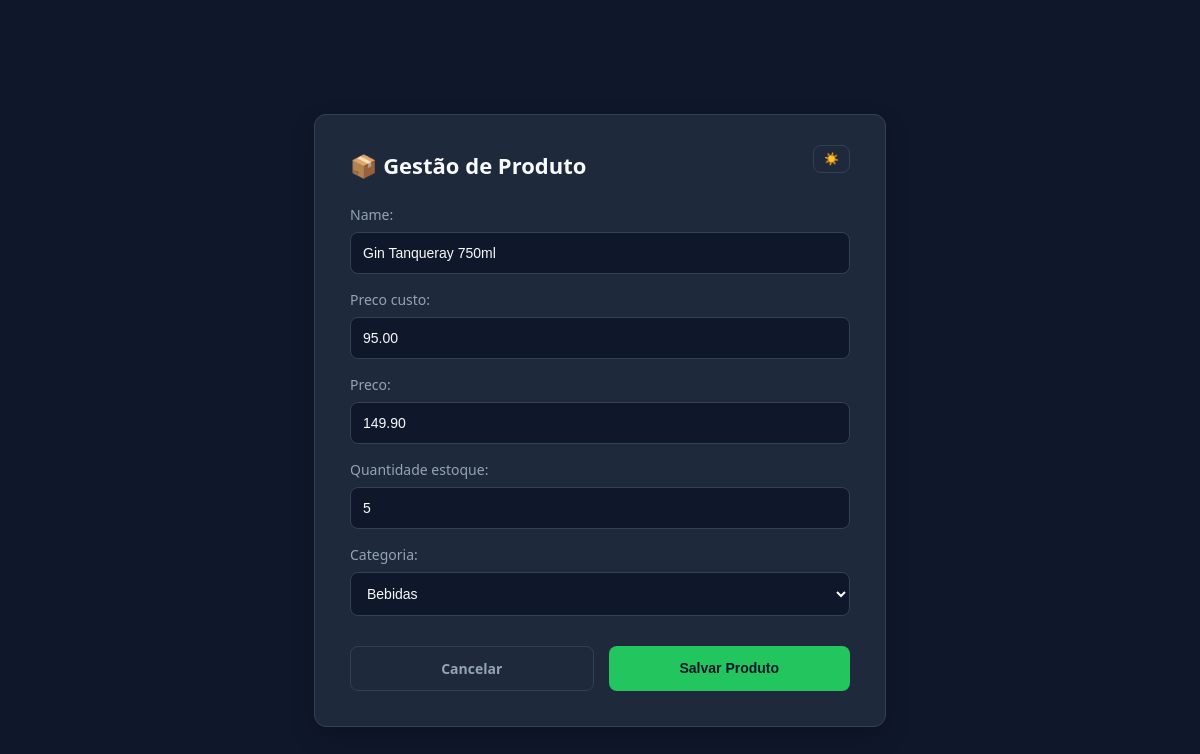
The page /editar/26/ (signed in) on the database its author committed.
### core/models.py (models this page shows, shortened)
class Produto(models.Model):
    CATEGORIAS_CHOICES = (
        ('Bebidas', 'Bebidas'),
        ('Alimentos', 'Alimentos'),
        ('Limpeza', 'Limpeza'),
        ('Eletrónicos', 'Eletrónicos'),
        ('Outros', 'Outros'),
    )
    name = models.CharField(max_length=100)
    preco_custo = models.DecimalField(max_digits=10, decimal_places=2)
    preco = models.DecimalField(max_digits=10, decimal_places=2)
    quantidade_estoque = models.IntegerField()
    categoria = models.CharField(
        max_length=50,
        choices=CATEGORIAS_CHOICES,
        default='Outros'
    )

### core/views.py (the view)
    def wrapper(request, *args, **kwargs):
        if not request.user.is_authenticated:
            return redirect('login')
        if not request.user.is_staff:
            messages.error(request, 'Você não tem permissão para acessar esta página.')
            return redirect('minha_home')
        return view_func(request, *args, **kwargs)

### core/forms.py
class ProdutoForm(forms.ModelForm):
    class Meta:
        model = Produto
        fields = ['name', 'preco_custo', 'preco', 'quantidade_estoque', 'categoria']
        widgets = {
            'name': forms.TextInput(attrs={'class': 'form-control'}),
            'preco_custo': forms.NumberInput(attrs={'class': 'form-control'}),
            'preco': forms.NumberInput(attrs={'class': 'form-control'}),
            'quantidade_estoque': forms.NumberInput(attrs={'class': 'form-control'}),
            'categoria': forms.Select(attrs={'class': 'form-control'}),
        }

### core/views.py (called while the page is built)
def staff_required(view_func):
    def wrapper(request, *args, **kwargs):
        if not request.user.is_authenticated:
            return redirect('login')
        if not request.user.is_staff:
            messages.error(request, 'Você não tem permissão para acessar esta página.')
            return redirect('minha_home')
        return view_func(request, *args, **kwargs)
    return wrapper

@login_required(login_url='login')
@staff_required
def editar_produto(request, produto_id):
    produto = get_object_or_404(Produto, id=produto_id)
    if request.method == 'POST':
        form = ProdutoForm(request.POST, instance=produto)
        if form.is_valid():
            form.save()
            messages.success(request, f'Produto "{produto.name}" atualizado com sucesso!')
            return redirect('minha_home')
    else:
        form = ProdutoForm(instance=produto)
    contexto = {'form': form, 'produto': produto}
    return render(request, 'core/editar_produto.html', contexto)

### core/templates/core/editar_produto.html (shortened to what this page needs)
<!DOCTYPE html>
<html lang="pt-br" data-theme="dark">
<head>
</head>
<body>
    <div class="form-container">
        <button id="btn-themeToggle" class="btn-theme">
            <span id="theme-icon">☀️</span>
        </button>
        <h2>📦 Gestão de Produto</h2>
        <form method="POST">
            {{ form.as_p }}
            <div class="btn-container">
                <a href="{% url 'minha_home' %}" class="btn btn-cancel">Cancelar</a>
                <button type="submit" class="btn btn-confirm">Salvar Produto</button>
            </div>
        </form>
    </div>
</body>
</html>

### core/templates/core/editar_produto.html (style rules this page uses)
:root { --primary: #4977DF; --success: #22c55e; --bg-dark: #0f172a; --bg-card: #1e293b; --text-main: #f8fafc; --text-muted: #94a3b8; --border: #334155; }
body { font-family: 'Segoe UI', Tahoma, Geneva, Verdana, sans-serif; margin: 0; background-color: var(--bg-dark); color: var(--text-main); display: flex; justify-content: center; align-items: center; min-height: 100vh; padding: 20px; transition: background-color 0.3s, color 0.3s; }
.form-container { background: var(--bg-card); padding: 35px; border-radius: 12px; border: 1px solid var(--border); box-shadow: 0 10px 25px rgba(0,0,0,0.2); width: 100%; max-width: 500px; position: relative; transition: background-color 0.3s, border-color 0.3s; }
h2 { margin-top: 0; color: var(--text-main); font-weight: 600; font-size: 22px; margin-bottom: 25px; }
.btn-theme { position: absolute; top: 30px; right: 35px; background: transparent; border: 1px solid var(--border); color: var(--text-main); padding: 6px 10px; border-radius: 8px; cursor: pointer; font-size: 12px; display: flex; align-items: center; gap: 6px; transition: 0.2s; }
label { display: block; margin-top: 15px; font-weight: 500; font-size: 14px; color: var(--text-muted); }
input, select, textarea { width: 100%; padding: 12px; margin-top: 8px; background-color: var(--bg-dark); border: 1px solid var(--border); border-radius: 8px; color: var(--text-main); font-size: 14px; box-sizing: border-box; outline: none; transition: 0.2s; }
.btn-container { display: flex; gap: 15px; margin-top: 30px; }
.btn { flex: 1; padding: 12px; border: none; border-radius: 8px; font-size: 14px; font-weight: 600; cursor: pointer; text-decoration: none; text-align: center; transition: 0.2s; }
.btn-confirm { background: var(--success); color: #0f172a; }
.btn-cancel { background: transparent; color: var(--text-muted); border: 1px solid var(--border); }

### rows shown on the page
Produto: name "Gin Tanqueray 750ml", preco_custo "95.00", preco "149.90", quantidade_estoque "5", categoria "Bebidas"
